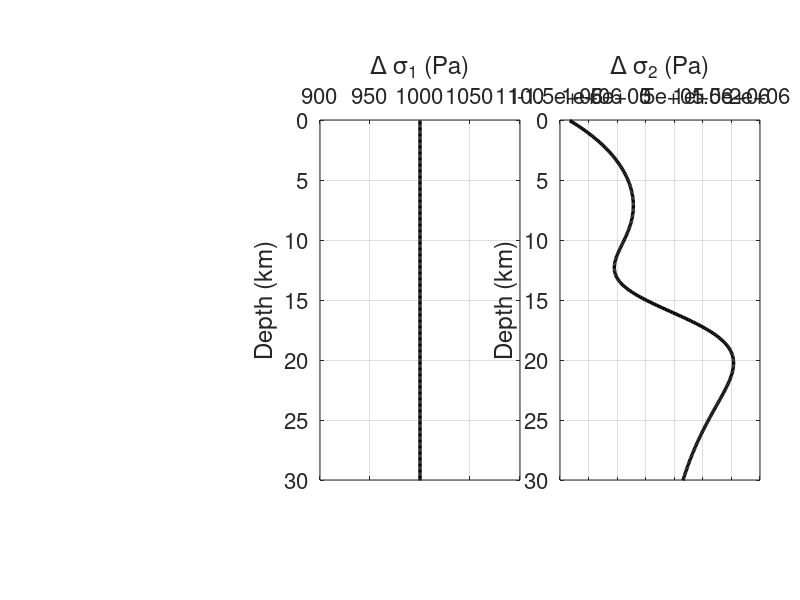
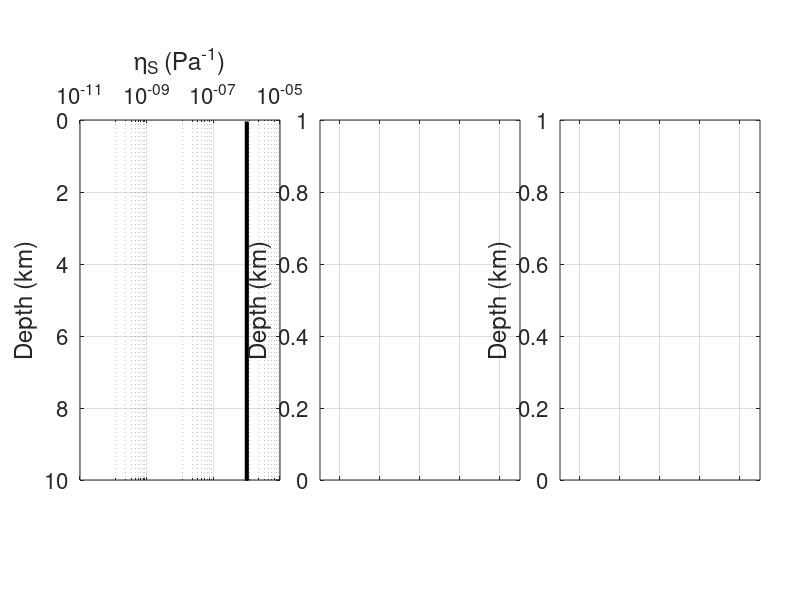
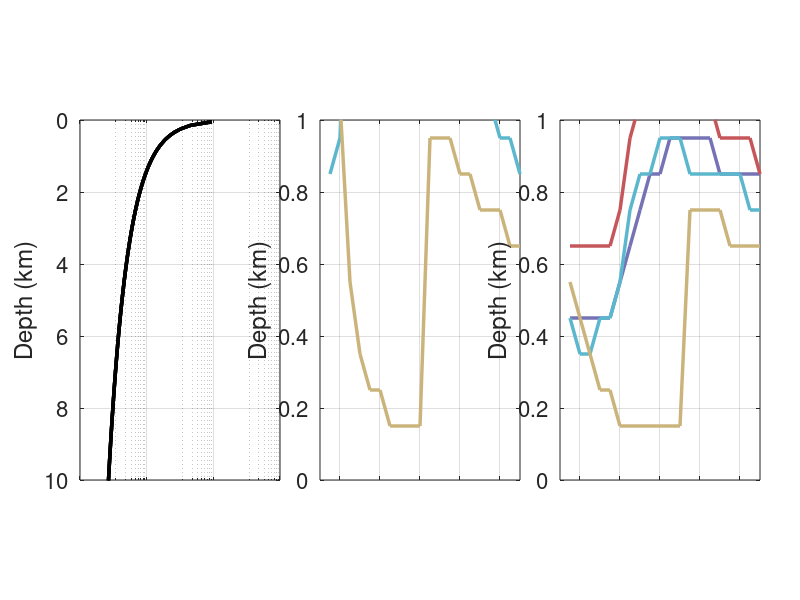
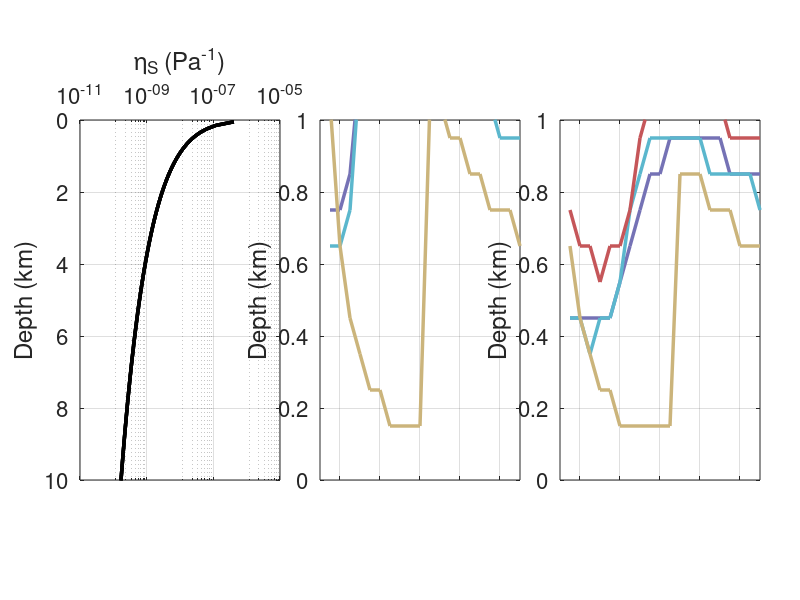

Reproduce these figures in MATLAB, in order.
clc,clear
color=1/255*[117 114 181;91 183 205; 197 86 89;203 180 123];
%% eta
dh=100/1e3;
depth=dh/2:dh:100-dh/2;
rho=2700;
g=9.8;

eta0(:,1)=1e-6*ones(length(depth),1);
lamda0=[0 0.37 0.9];
for i=1:3
    lamda=lamda0(i);
    P0=(1-lamda)*g*rho;
    P=depth*P0*1e3; % in Pa
    P=P/1e6; % in Mpa
    logP=log10(P);
    y1=10.^(-1.347*logP-6.882);
    y2=10.^(-0.185*logP.^2-logP-6.261);
    y3=10.^(0.220*logP.^2-1.543*logP-7.938);
    eta0(:,3*(i-1)+2)=y1';
    eta0(:,3*(i-1)+3)=y2';
    eta0(:,3*(i-1)+4)=y3';
end

%% KV
A1=load('Bao_TP_sensitivity.txt');
A2=load('Bao_BB_sensitivity.txt');
A3=load('Shen_TP_sensitivity.txt');
A4=load('Shen_BB_sensitivity.txt');

depth0=A1(:,2);
frequency=A1(:,1);
FRE=reshape(frequency,length(depth),[]);
DEP=reshape(depth0,length(depth),[]);

%% stress distribution
% uniform
dsigma1=1e3*ones(1,length(depth));

% EQ related
Dsigma0=load('cross_out.txt');
Siz=size(Dsigma0);
kk=1001;% until 100 km
% center for fault
jkf=find(Dsigma0(:,1)==1);
Dsigma=Dsigma0(jkf(1):jkf(1)+kk-1,1:6);
depth0=Dsigma(:,3);
dsigma20=-Dsigma(:,6);% compression is positive
dsigma2=interp1(depth0,1e5*dsigma20,depth,'spline');
%{
% A
Dsigma=Dsigma0(1:kk,1:6);
dsigma10=-Dsigma(:,6);% compression is positive
dsigma1=interp1(depth0,1e5*dsigma10,depth,'spline');

% B
Dsigma=Dsigma0(end-kk+1:end,1:6);
dsigma20=-Dsigma(:,6);% compression is positive
dsigma2=interp1(depth0,1e5*dsigma20,depth,'spline');
%}

% plot dsigma
figure('units','normalized','position',[0.05,0.1,0.7,0.35])
subplot(1,3,2)
plot(dsigma1,depth,'-','linewidth',2.5,'color',[0 0 0]);
grid on;box on;
set(gca,'YDir','reverse');
set(gca,'xaxislocation','top');
set(gca,'fontsize',16);
ylim([0 30])
ylabel('Depth (km)')
xlabel('\Delta \sigma_1 (Pa)')
set(gca,'position',[0.4 0.2 0.25 0.6])
subplot(1,3,3)
plot(dsigma2,depth,'-','linewidth',2.5,'color',[0 0 0]);
ylabel('Depth (km)');
xlabel('\Delta \sigma_2 (Pa)');
set(gca,'YDir','reverse');
set(gca,'xaxislocation','top');
set(gca,'fontsize',16);
grid on;box on;
ylim([0 30]);
set(gca,'position',[0.7 0.2 0.25 0.6]);

%% calculation for z_h
ratio_thre=0.9;
for ijk=1:size(eta0,2)
    figure('units','normalized','position',[0.05,0.1,0.7,0.35])
    
    eta=eta0(:,ijk);
    
    for hh=1:4 % four velocity models
        if hh==1
            A=A1;
        elseif hh==2
            A=A2;
        elseif hh==3
            A=A3;
        else
            A=A4;
        end

        sensitivity=A(:,3);
        K_V=reshape(sensitivity,length(depth),[]);

        for i=1:length(frequency)/length(depth)
            K_sigma(:,i)=K_V(:,i).*eta;
            dcoc0_dsigma1(:,i)=K_sigma(:,i).*dsigma1';
            dcoc0_dsigma2(:,i)=K_sigma(:,i).*dsigma2';
        end
        R_dsigma1=cumsum(dcoc0_dsigma1,1)./sum(dcoc0_dsigma1,1);
        R_dsigma2=cumsum(dcoc0_dsigma2,1)./sum(dcoc0_dsigma2,1);
        for i=1:length(frequency)/length(depth)
            jkj1=find(R_dsigma1(:,i)>=ratio_thre);
            jkj2=find(R_dsigma2(:,i)>=ratio_thre);
            z_h_dsigma1(i)=depth(jkj1(1));
            z_h_dsigma2(i)=depth(jkj2(1));
        end

        subplot(1,3,1)
        semilogx(eta,depth,'k','linewidth',2.5);
        hold on;
        ylim([0 10])
        set(gca,'YDir','reverse')  
        set(gca,'xaxislocation','top')
        grid on;box on;
        set(gca,'fontsize',16);
        ylabel('Depth (km)')
        xlim([1e-11 1e-5])
        xticks([1e-11 1e-9 1e-7 1e-5])
        if ijk==1 || ijk==3
            xlabel('\eta_S (Pa^-^1)')
        else
            set(gca,'xticklabel',[]);
        end
        set(gca,'position',[0.1 0.2 0.25 0.6])    

        subplot(1,3,2)
        plot(FRE(1,:),z_h_dsigma1,'-','linewidth',2.5,'color',color(hh,:));
        hold on;
        if hh==4
            xlim([0 1])
            xticks(0.1:0.2:0.9)
            ylim([0 1])
            ylabel('Depth (km)');
            if ijk==8 || ijk==10
                xlabel('Frequency (Hz)'); 
            else
                set(gca,'xticklabel',[]);
            end
            set(gca,'fontsize',16);
            grid on;box on;        
            set(gca,'position',[0.4 0.2 0.25 0.6])
        end
       
        subplot(1,3,3)
        plot(FRE(1,:),z_h_dsigma2,'-','linewidth',2.5,'color',color(hh,:));
        hold on;  
        if hh==4
            xlim([0 1]) 
            xticks(0.1:0.2:0.9)
            ylim([0 1])
            ylabel('Depth (km)');
            if ijk==8 || ijk==10
                xlabel('Frequency (Hz)'); 
            else
                set(gca,'xticklabel',[]);
            end
            set(gca,'fontsize',16);
            grid on;box on;
            set(gca,'position',[0.7 0.2 0.25 0.6])
        end
    end
        
%    legend('ETP (Bao et al., 2015)','BB (Bao et al., 2015)', ...
%    'ETP (Shen et al., 2016)','BB (Shen et al., 2016)', ...
%   'Location','Southeast');
end